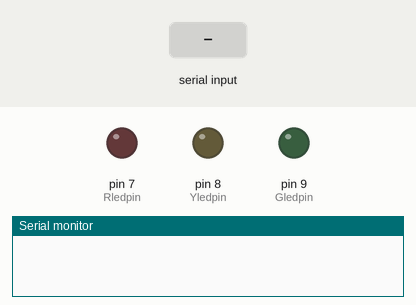
This sketch was run on a simulated Arduino Uno, built with avr-gcc and run on an emulated ATmega328P. Shown: output pins drawn as LEDs (lit = HIGH), the last lines printed to the serial monitor. The test bench sets the inputs (shaded band).

Above: at 1.2 s.
1.3 s: "1" received over Serial
At 2.4 s:
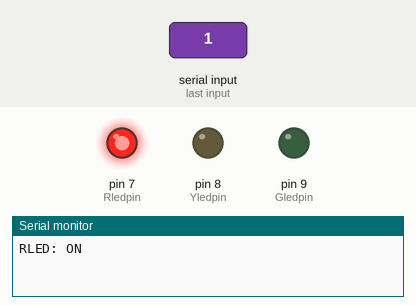
2.8 s: "3" received over Serial
At 3.6 s:
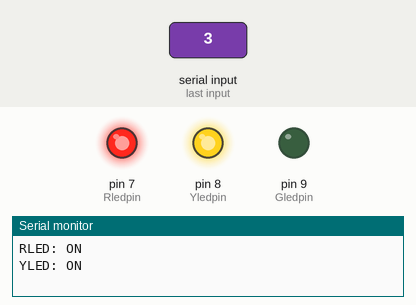
4.3 s: "0" received over Serial
At 4.7 s:
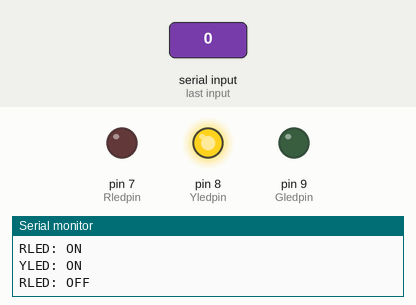
5.8 s: "5" received over Serial
At 7.0 s:
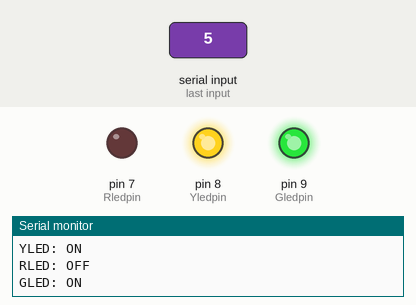
7.3 s: "2" received over Serial
At 8.2 s:
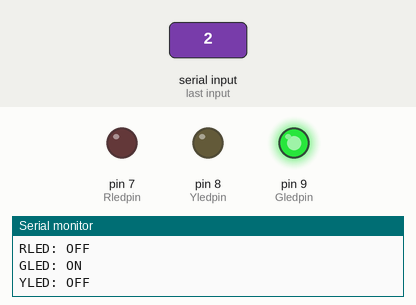
8.8 s: "1" received over Serial
At 9.4 s:
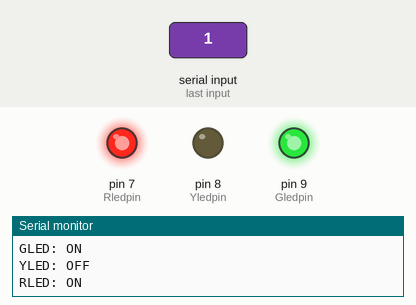
Timing chart, 0 to 11.3 s (numbered marks = the images above; inputs shaded):
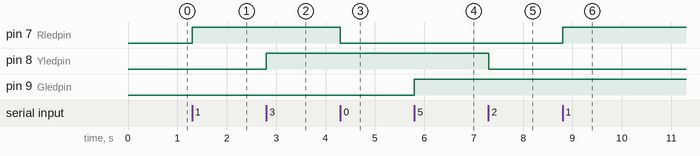

Measured:
- after the input at 1.3 s, pin 7 (Rledpin): LOW → HIGH at once
- after the input at 2.8 s, pin 8 (Yledpin): LOW → HIGH at once
- after the input at 4.3 s, pin 7 (Rledpin): HIGH → LOW at once
- after the input at 5.8 s, pin 9 (Gledpin): LOW → HIGH at once
- after the input at 7.3 s, pin 8 (Yledpin): HIGH → LOW at once
- after the input at 8.8 s, pin 7 (Rledpin): LOW → HIGH at once

The sketch:

BT_HC-05_TRIPLE_LED.ino
```cpp
#define Rledpin 7
#define Yledpin 8
#define Gledpin 9
int state = 0;

void setup()
{
  pinMode(Rledpin, OUTPUT);
  pinMode(Yledpin, OUTPUT);
  pinMode(Gledpin, OUTPUT);
  digitalWrite(Rledpin, LOW);
  digitalWrite(Yledpin, LOW);
  digitalWrite(Gledpin, LOW);
  Serial.begin(9600);
}

void loop()
{
  if(Serial.available() > 0){ // Checks whether data is comming from the serial port
    state = Serial.read(); // Reads the data from the serial port
 }

 if (state == '0')
 {
  digitalWrite(Rledpin, LOW); // Turn LED OFF
  Serial.println("RLED: OFF"); // Send back, to the phone, the String "LED: ON"
  state = 0;
 }
 else if (state == '1')
 {
  digitalWrite(Rledpin, HIGH);
  Serial.println("RLED: ON");;
  state = 0;
 }

 else if (state == '2')
 {
  digitalWrite(Yledpin, LOW);
  Serial.println("YLED: OFF");;
  state = 0;
 }

 else if (state == '3')
 {
  digitalWrite(Yledpin, HIGH);
  Serial.println("YLED: ON");;
  state = 0;
 }

 else if (state == '4')
 {
  digitalWrite(Gledpin, LOW);
  Serial.println("GLED: OFF");;
  state = 0;
 }

 else if (state == '5')
 {
  digitalWrite(Gledpin, HIGH);
  Serial.println("GLED: ON");;
  state = 0;
 }
}
```
